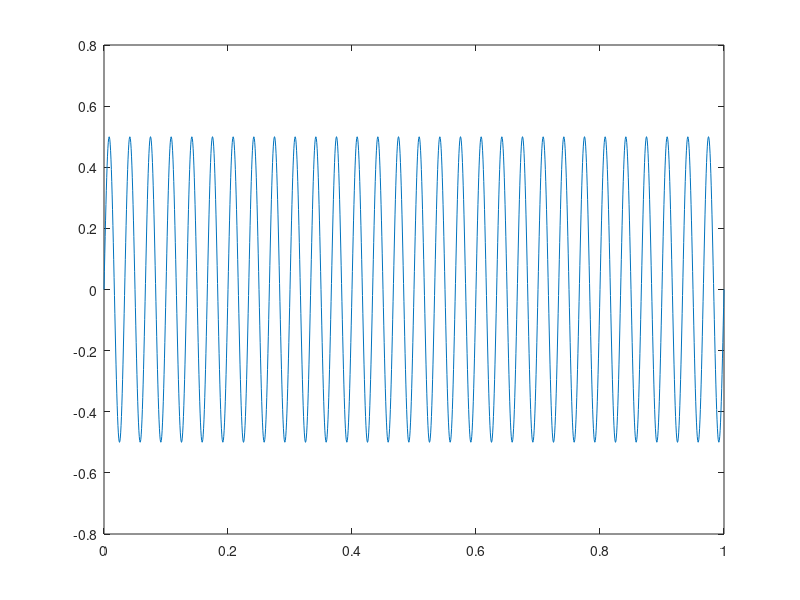

Write the MATLAB code that produced this figure.
clc; clear; close all;

f1 = 30; % freq
ampl1 = 0.5;
fs = 1600; % sampling frequency
N = 2 * fs; % samples
t = 1; % seconds
x = 0:1/fs:t;

signal = ampl1 .* sin(2 .* pi .* f1 .* x);
plot(x,signal)

X = fft(signal);

x = 0:fs/N:fs/2;
